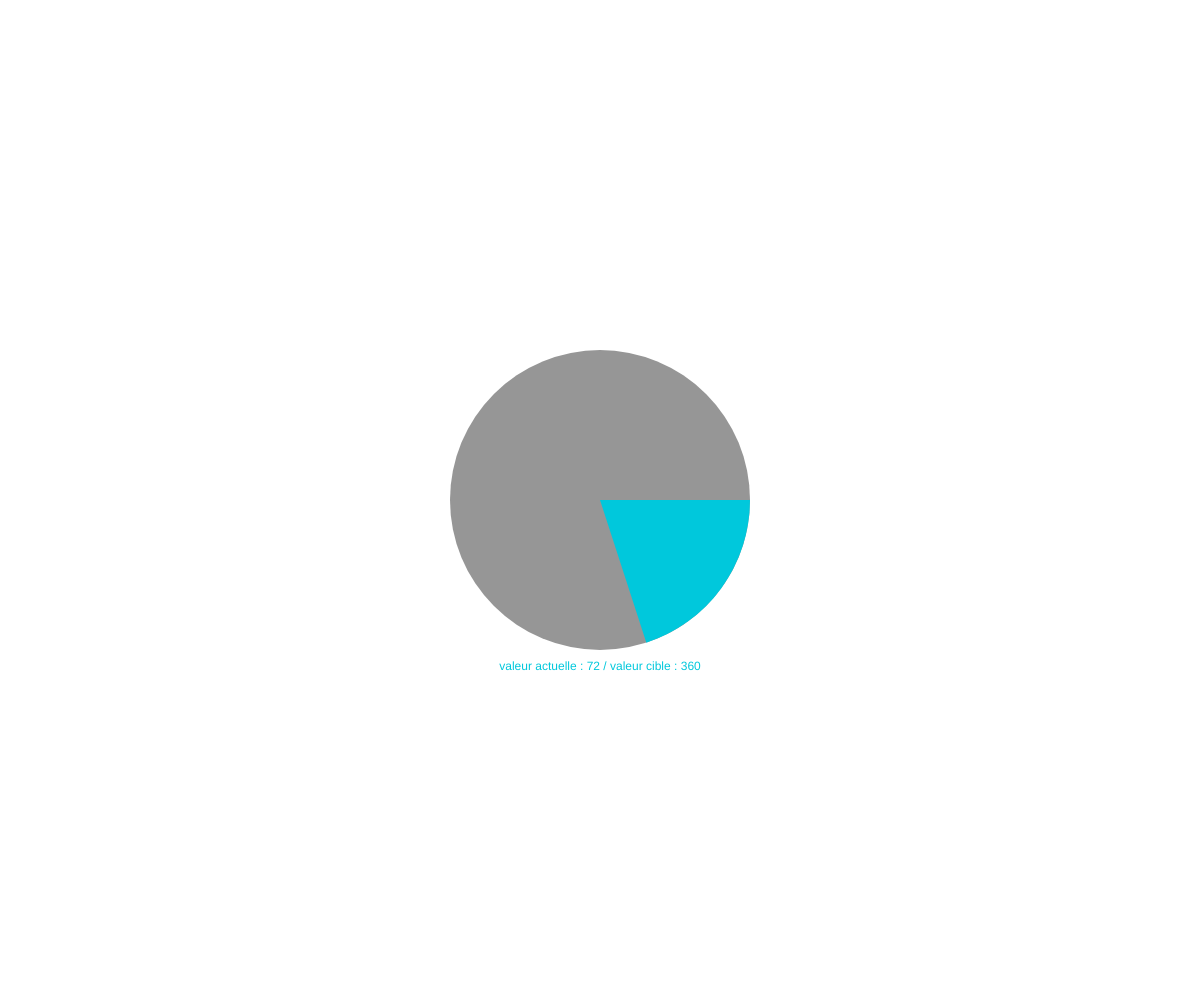
Frame 1 (no input)
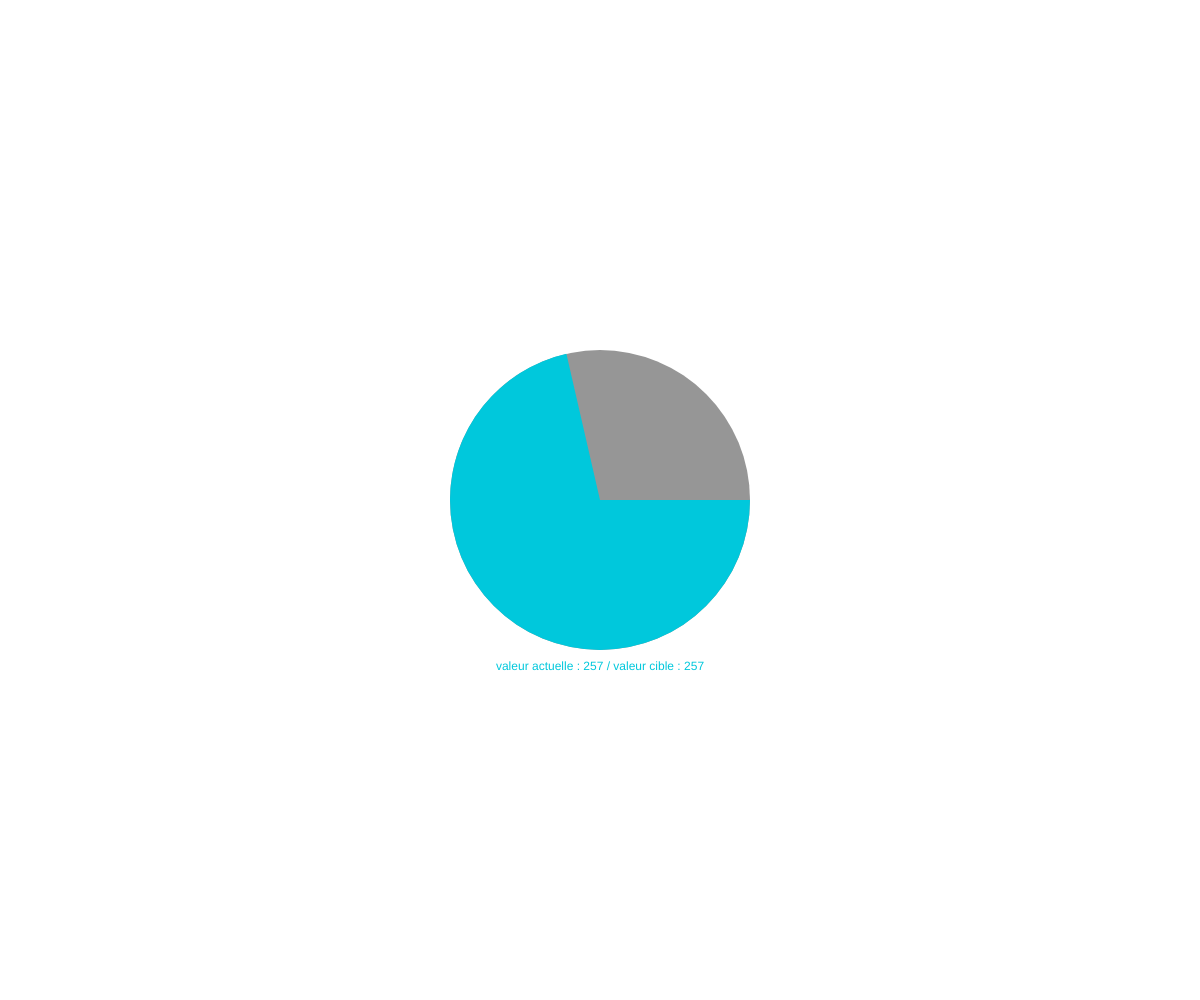
Frame 60 (no input)
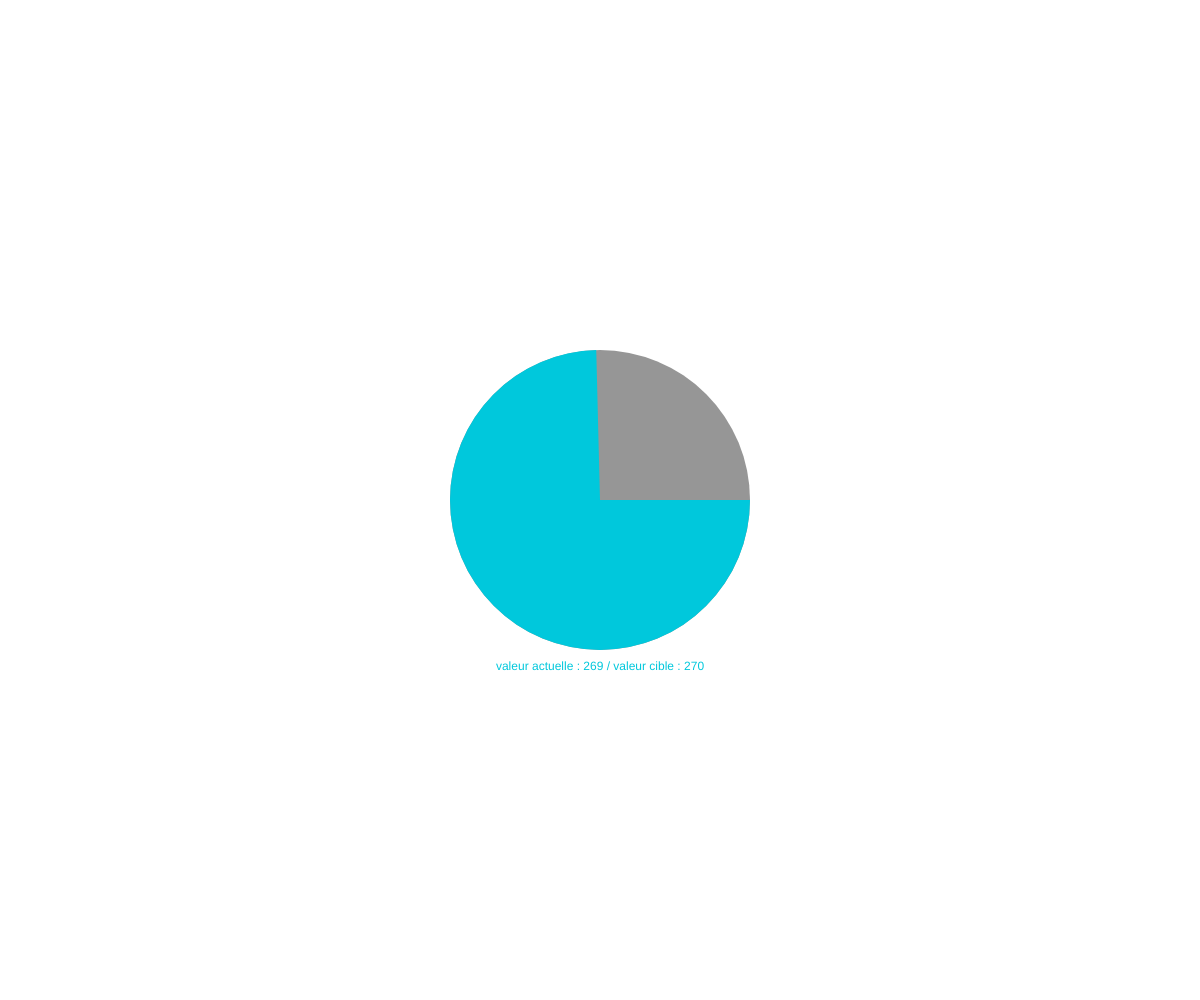
Frame 120 (the mouse pressed at the canvas centre since frame 60)

The p5.js sketch that drew these frames (run headless with seeded random() and noise() and a simulated clock; from frame 60 on, the mouse is pressed at the canvas centre):

// p5.js sketch
// ── sketch.js
let valeurCible = 360;
let valeurActuelle = 0;
let diametre = 300;

function setup() {
  createCanvas(windowWidth,windowHeight);
}

function draw() {
  background(255);
  noStroke();
  fill(150);
  ellipse(width/2,height/2,diametre);
  fill(0,200,220);
  // Fonction d'interpolation linéaire
  valeurActuelle = lerp(valeurActuelle,valeurCible,0.2);
  // Dessin de l'arc https://p5js.org/reference/#/p5/arc
	arc(width/2, height/2, 300, 300, 0, radians(valeurActuelle),PIE);
  textAlign(CENTER);
  text("valeur actuelle : "+round(valeurActuelle)+" / valeur cible : "+valeurCible,width/2,height/2+diametre/2+20);
}

// Changement de la valeur de destination toutes les secondes avec la fonction javascript setInterval()
setInterval(function(){
  valeurCible = round(random(360));
},1000);
